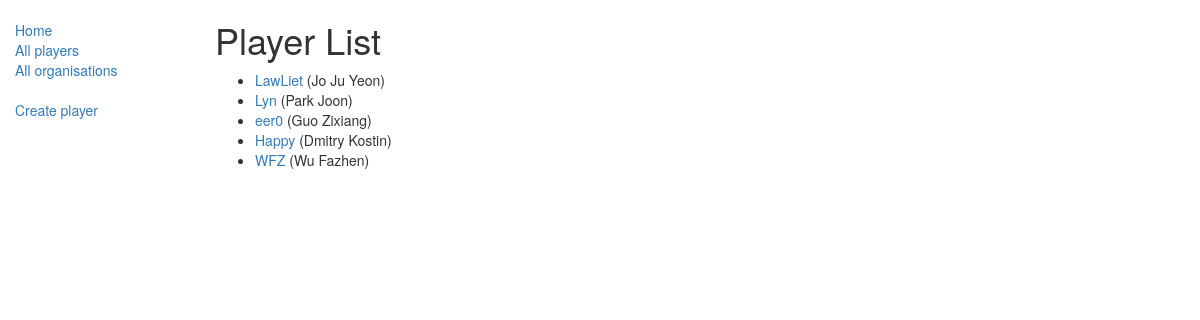
The page /esport/players/ on the database its author committed.
### esport/models.py (models this page shows, shortened)
class Player(models.Model):
    nickname = models.CharField(max_length=20)
    name = models.CharField(max_length=40)
    birth = models.DateField(null=True, blank=True)
    country = models.ForeignKey(Country, on_delete=models.SET_NULL, null=True)
    race = models.ForeignKey(Race, on_delete=models.SET_NULL, null=True)
    team = models.ForeignKey(Organization, on_delete=models.SET_NULL, null=True)
    def get_absolute_url(self):
        return reverse('player-detail', args=[str(self.id)])

### esport/views.py (the view)
class PlayerListView(generic.ListView):
    model = Player

### esport/templates/esport/player_list.html
{% extends "base_generic.html" %}
{% block content %}
    <h1>Player List</h1>
    {% if player_list %}
    <ul>
      {% for player in player_list %}
      <li>
        <a href="{{ player.get_absolute_url }}">{{ player.nickname }}</a> ({{player.name}})
      </li>
      {% endfor %}
    </ul>
    {% else %}
      <p>There are no players.</p>
    {% endif %}
{% endblock %}
{% block sidebar %}
    {{ block.super }}
        <ul class="sidebar-nav">
          <li><a href="{% url 'player-create' %}">Create player</a></li>
      </ul>
{% endblock %}

### esport/static/css/styles.css (style rules this page uses)
.sidebar-nav { margin-top: 20px; padding: 0; list-style: none; }

### rows shown on the page
Player: nickname "LawLiet", name "Jo Ju Yeon"
Player: nickname "Lyn", name "Park Joon"
Player: nickname "eer0", name "Guo Zixiang"
Player: nickname "Happy", name "Dmitry Kostin"
Player: nickname "WFZ", name "Wu Fazhen"
